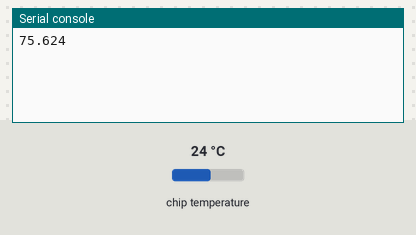
A program run on a simulated Raspberry Pi Pico running MicroPython. On the bench: the last lines printed to the serial console. The test bench sets the inputs (shaded band); at power-on: chip temperature 24 °C.

Above: at 1.2 s.
1.3 s: chip temperature set to 1 °C
At 2.5 s:
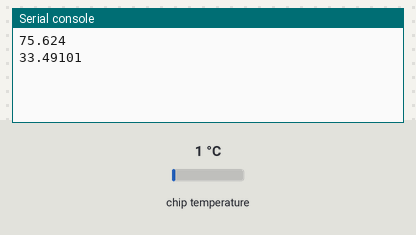
4.0 s: chip temperature set to 11 °C
At 5.2 s:
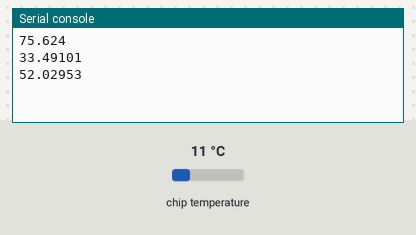
Timing chart, 0 to 7.0 s (numbered marks = the images above; inputs shaded):
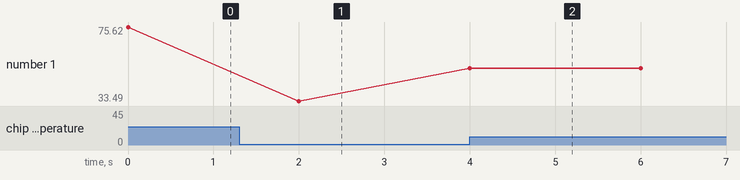

The program:

temperature.py
```python
# temperature.py

import machine
import utime

sensor_temp = machine.ADC(4)
conversion_factor = 3.3 / (65535)

while True:
    reading = sensor_temp.read_u16() * conversion_factor
    celsius = 27 - (reading - 0.706)/0.001721
    fahrenheit = celsius * 9/5 + 32
    print(fahrenheit)
    utime.sleep(2)
```

Measured:
- after the input at 1.3 s, the serial console: prints a new line after 0.70 s (image 1)
- after the input at 4.0 s, the serial console: prints a new line at once (image 2)
- plotted number 1: 75.62 → 33.49 after the input at 1.3 s, 33.49 → 52.03 after the input at 4.0 s
